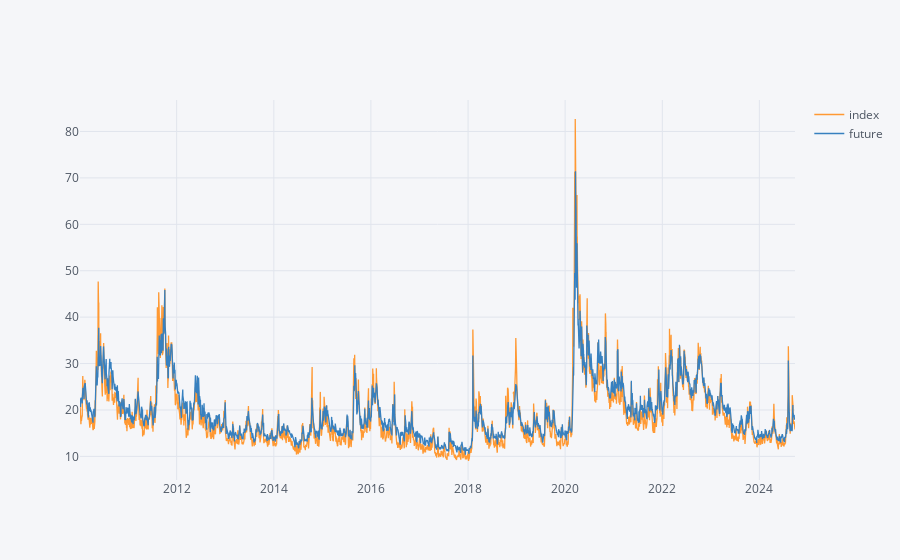
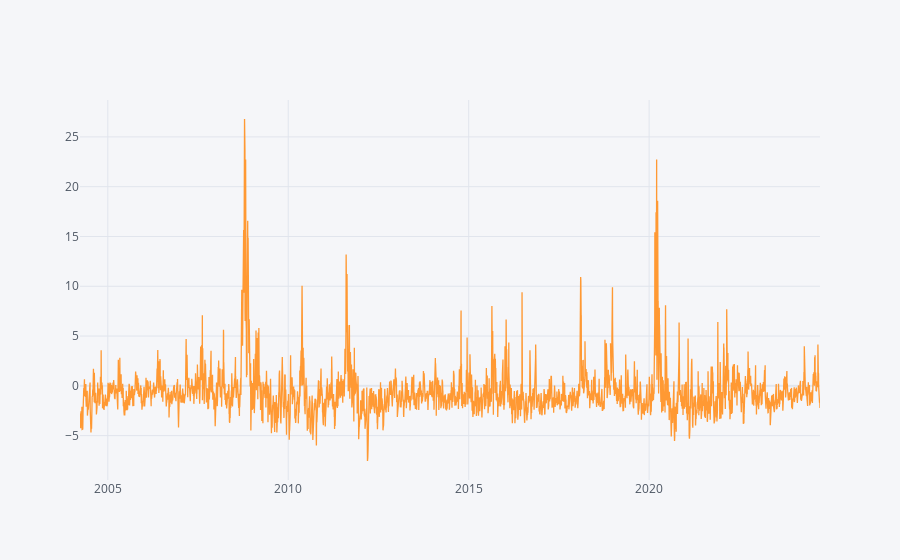

Notebook cell for these charts, in order:
### Code cell
vx_open = vx["open"].rename("future")
vx_open.index = vx_open.index.strftime("%Y-%m-%d")
vx_open.index = pd.to_datetime(vx_open.index)

vix_open = vix["open"].rename("index")
vix_open.index = vix_open.index.strftime("%Y-%m-%d")
vix_open.index = pd.to_datetime(vix_open.index)

vix_open = vix_open.reindex(vx_open.index)
pd.concat([vix_open, vx_open], axis=1).loc["2010":].iplot()
spread = vix_open - vx_open
spread.iplot()
spread.mean()

### Figure 1 — Plotly figure (JSON) as saved in the notebook; plotly's stock layout.template omitted (floating-point values rounded to 4 significant figures; data arrays with more than 128 entries replaced by an {"elided": "..."} marker saying what was removed)
{"data": [{"line": {"color": "rgba(255, 153, 51, 1.0)", "dash": "solid", "shape": "linear", "width": 1.3}, "mode": "lines", "name": "index", "text": "", "type": "scatter", "x": {"elided": "3705 str values"}, "y": {"elided": "3705 mixed values"}}, {"line": {"color": "rgba(55, 128, 191, 1.0)", "dash": "solid", "shape": "linear", "width": 1.3}, "mode": "lines", "name": "future", "text": "", "type": "scatter", "x": {"elided": "3705 str values"}, "y": {"elided": "3705 float values"}}], "layout": {"legend": {"bgcolor": "#F5F6F9", "font": {"color": "#4D5663"}}, "paper_bgcolor": "#F5F6F9", "plot_bgcolor": "#F5F6F9", "title": {"font": {"color": "#4D5663"}}, "xaxis": {"gridcolor": "#E1E5ED", "showgrid": true, "tickfont": {"color": "#4D5663"}, "title": {"font": {"color": "#4D5663"}, "text": ""}, "zerolinecolor": "#E1E5ED"}, "yaxis": {"gridcolor": "#E1E5ED", "showgrid": true, "tickfont": {"color": "#4D5663"}, "title": {"font": {"color": "#4D5663"}, "text": ""}, "zerolinecolor": "#E1E5ED"}}}

### Figure 2 — Plotly figure (JSON) as saved in the notebook; plotly's stock layout.template omitted (floating-point values rounded to 4 significant figures; data arrays with more than 128 entries replaced by an {"elided": "..."} marker saying what was removed)
{"data": [{"line": {"color": "rgba(255, 153, 51, 1.0)", "dash": "solid", "shape": "linear", "width": 1.3}, "mode": "lines", "name": "None", "text": "", "type": "scatter", "x": {"elided": "5157 str values"}, "y": {"elided": "5157 mixed values"}}], "layout": {"legend": {"bgcolor": "#F5F6F9", "font": {"color": "#4D5663"}}, "paper_bgcolor": "#F5F6F9", "plot_bgcolor": "#F5F6F9", "title": {"font": {"color": "#4D5663"}}, "xaxis": {"gridcolor": "#E1E5ED", "showgrid": true, "tickfont": {"color": "#4D5663"}, "title": {"font": {"color": "#4D5663"}, "text": ""}, "zerolinecolor": "#E1E5ED"}, "yaxis": {"gridcolor": "#E1E5ED", "showgrid": true, "tickfont": {"color": "#4D5663"}, "title": {"font": {"color": "#4D5663"}, "text": ""}, "zerolinecolor": "#E1E5ED"}}}
